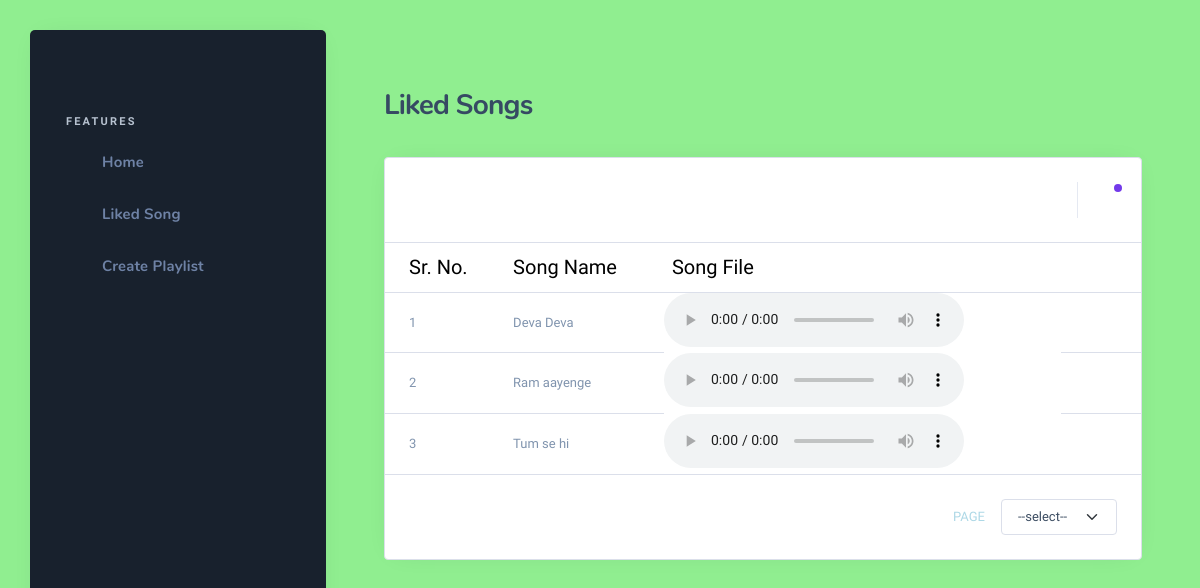
The page /liked-song/ on the database as committed earlier.
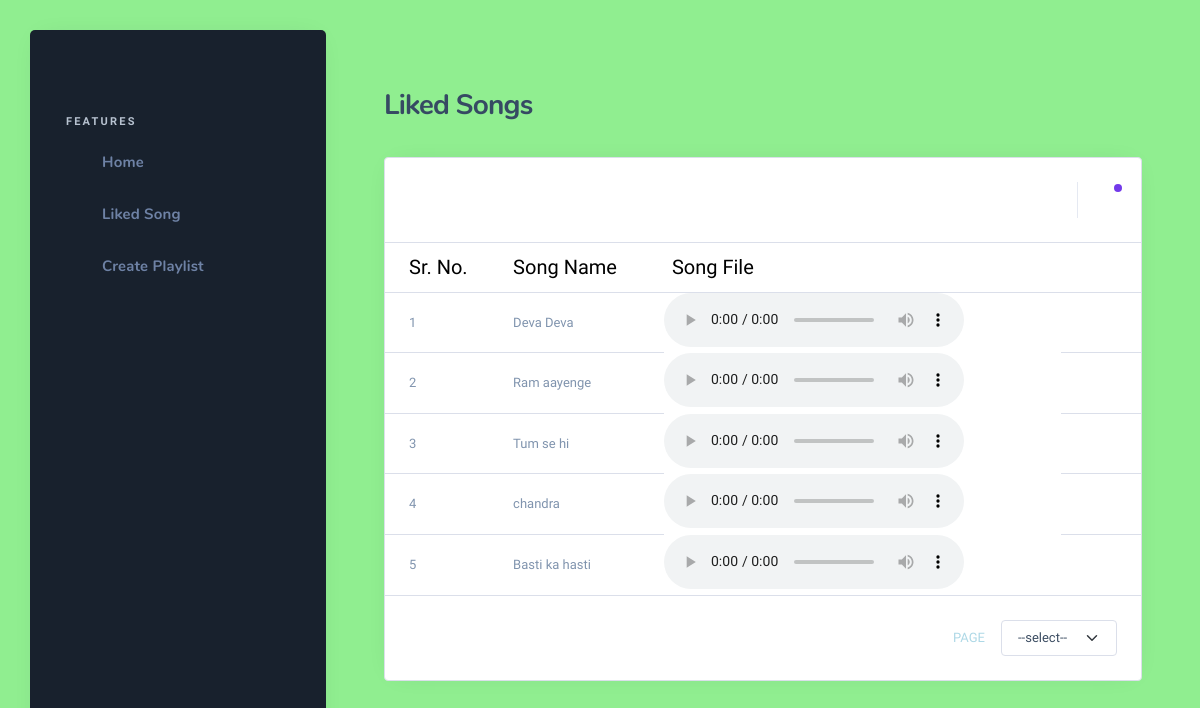
The same page on the database as committed later.
### Music/models.py (models this page shows, shortened)
class AddSong(models.Model):
	status_code = models.BooleanField(default=1)
	song_name = models.CharField(max_length=200, blank=True, null=True)
	artist = models.CharField(max_length=200, blank=True, null=True)
	genre = models.CharField(max_length=200, blank=True, null=True)
	release_year = models.IntegerField(default=100, blank=True, null=True)
	song_file = models.FileField(upload_to='Music_file',blank=True, null=True)
	add_to_like = models.BooleanField(default=1, blank=True, null=True)

### Music/views.py (the view, shortened to what this page needs)
# urls.py: path('liked-song/',views.LikedSongView.as_view() , name='likedsong'),
class LikedSongView(View):
    def get(self, request, *args, **kwargs):
        liked_song=AddSong.objects.filter(add_to_like=True)
        context ={
            'liked_song':liked_song
        }
        return render(request,'liked.html',context)

### templates/liked.html (shortened to what the changed rows need)
{% extends "base.html" %}
{% block content %}
                       <div class="nk-content ">
                        <div class="container-fluid">
                            <div class="nk-content-inner">
                                <div class="nk-content-body">
                                    <div class="nk-block">
                                        <div class="card card-bordered card-stretch">
                                            <div class="card-inner-group">
                                                <div class="card-inner p-0">
                                                    <div class="nk-tb-list nk-tb-ulist is-compact">
                                                        {% for i in liked_song %}
                                                        <div class="nk-tb-item">
                                                            <div class="nk-tb-col tb-col-md">
                                                                <span>{{ forloop.counter }}</span>
                                                            </div>
                                                            <div class="nk-tb-col tb-col-md">
                                                                <span>{{ i.song_name }}</span>
                                                            </div>
                                                            <audio  controls>
                                                                <source src="{{i.song_file.url}}" type="audio/mp3">
                                                                </audio>
                                                            <div class="nk-tb-col nk-tb-col-tools">
                                                                <ul class="nk-tb-actions gx-2">
                                                                    <li>
                                                                        <div class="drodown">
                                                                            <a href="#" class="btn btn-sm btn-icon btn-trigger dropdown-toggle" data-bs-toggle="dropdown"><em class="icon ni ni-more-h"></em></a>
                                                                        </div>
                                                                    </li>
                                                                </ul>
                                                            </div>
                                                        </div>
                                                        {% endfor %}
                                                    </div>
                                                </div>
                                            </div>
                                        </div>
                                    </div>
                                </div>
                            </div>
                        </div>
                    </div>
                       {% endblock content %}

Rows that differ between the two databases and show on the page:
added AddSong: song_name "chandra"
added AddSong: song_name "Basti ka hasti"
